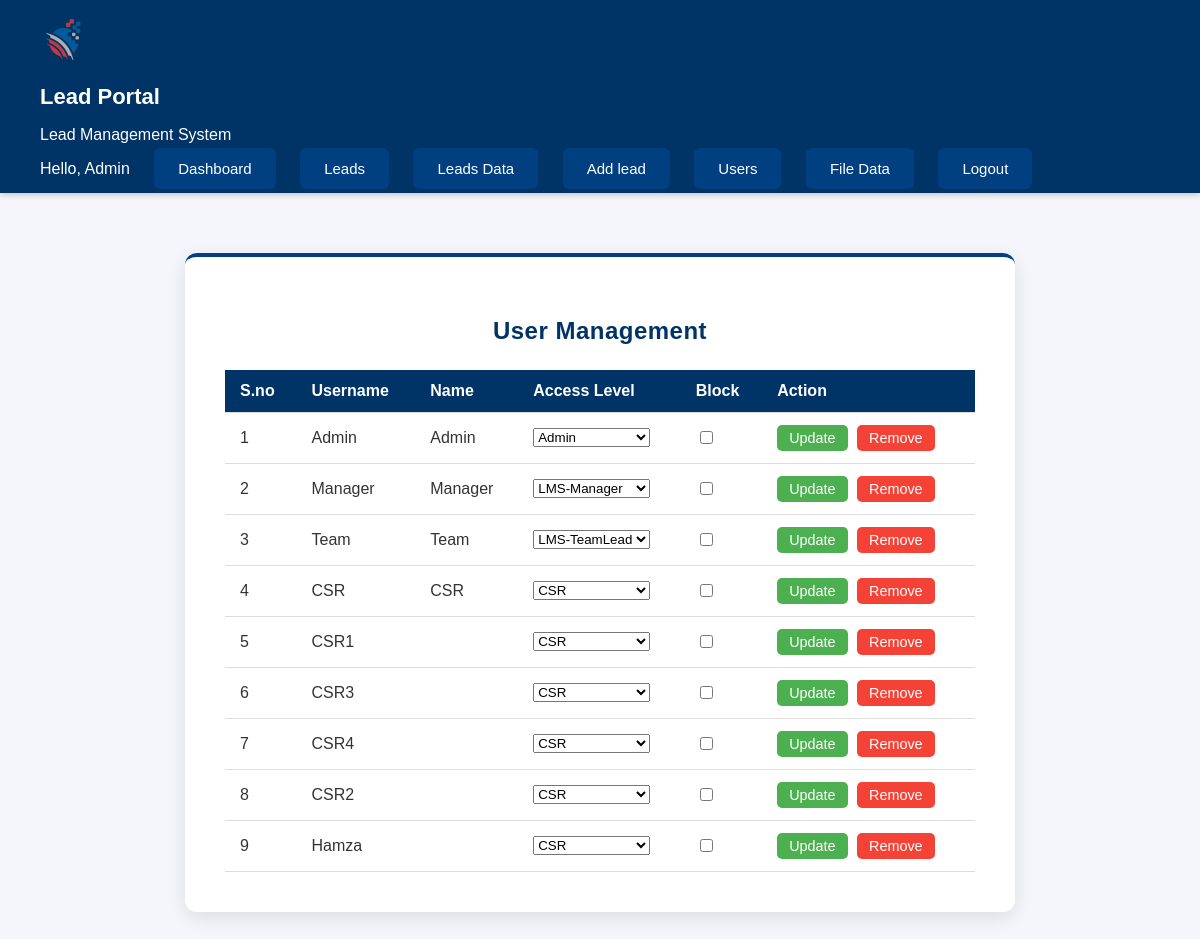
/public/admin_user.php (signed in), run on an earlier commit of the app's database.
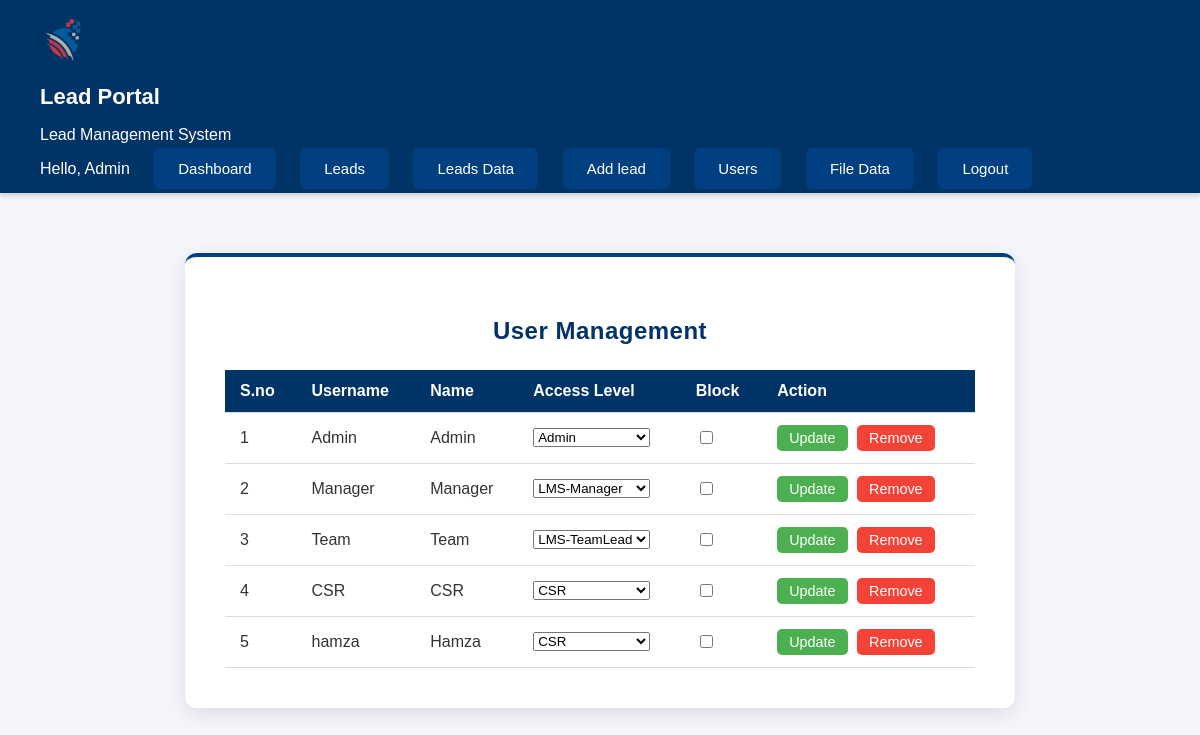
And on a later commit of the database.
### tables this page shows
CREATE TABLE `tbl_users` (
  `id` int(11) NOT NULL,
  `username` varchar(100) NOT NULL,
  `password` varchar(255) NOT NULL,
  `employee_id` int(11) DEFAULT NULL,
  `access_level` tinyint(4) NOT NULL DEFAULT 4,
  `is_blocked` tinyint(1) DEFAULT 0,
  `created_at` timestamp NOT NULL DEFAULT current_timestamp()
);

CREATE TABLE `employee_data` (
  `id` int(11) NOT NULL,
  `name` varchar(255) NOT NULL,
  `email` varchar(255) NOT NULL,
  `designation` varchar(100) DEFAULT NULL,
  `phone` varchar(50) DEFAULT NULL,
  `created_at` timestamp NOT NULL DEFAULT current_timestamp()
);

### includes/db.php (called while the page is built, shortened)
<?php
$DB_HOST = 'localhost';
$DB_NAME = 'lead_portal';
$DB_USER = 'root';
$DB_PASS = '';
$mysqli = new mysqli($DB_HOST, $DB_USER, $DB_PASS, $DB_NAME);
$mysqli->set_charset('utf8mb4');
function esc($s)
{
global $mysqli;
return htmlspecialchars($mysqli->real_escape_string($s));
}

### public/admin_user.php (the view, shortened to what this page needs)
<?php
require_once __DIR__ . '/../includes/db.php';
require_once __DIR__ . '/../includes/header.php';
$users = $mysqli->query("SELECT u.id, u.username, e.name, u.access_level, u.is_blocked
                         FROM tbl_users u
                         LEFT JOIN employee_data e ON u.employee_id = e.id
                         ORDER BY u.access_level ASC");
?>
<div class="card">
    <h2>User Management</h2>
    <table class="table">
        <thead>
            <tr>
                <th>S.no</th>
                <th>Username</th>
                <th>Name</th>
                <th>Access Level</th>
                <th>Block</th>
                <th>Action</th>
            </tr>
        </thead>
        <tbody>
            <?php $serial = 0; while($u = $users->fetch_assoc()): ?>
            <tr>
                <form method="POST">
                    <td>
                        <?php echo ++$serial; ?>
                    </td>
                    <td><?php echo esc($u['username']); ?></td>
                    <td><?php echo esc($u['name']); ?></td>
                    <td>
                        <select name="access_level">
                            <option value="1" <?php if($u['access_level']==1) echo 'selected'; ?>>Admin</option>
                            <option value="2" <?php if($u['access_level']==2) echo 'selected'; ?>>LMS-Manager</option>
                            <option value="3" <?php if($u['access_level']==3) echo 'selected'; ?>>LMS-TeamLead</option>
                            <option value="4" <?php if($u['access_level']==4) echo 'selected'; ?>>CSR</option>
                        </select>
                    </td>
                    <td>
                        <input type="checkbox" name="is_blocked" <?php if($u['is_blocked']) echo 'checked'; ?>>
                    </td>
                    <td>
                        <button type="submit" name="update" class="btn">Update</button>
                        <button type="submit" name="remove" class="btn btn-danger" onclick="return confirm('Are you sure you want to remove this user?');">Remove</button>
                    </td>
                </form>
            </tr>
            <?php endwhile; ?>
        </tbody>
    </table>
</div>

What changed in the data, as far as the page shows it:
removed tbl_users: username "CSR1", access_level "CSR"
removed tbl_users: username "CSR3", access_level "CSR"
removed tbl_users: username "CSR4", access_level "CSR"
removed tbl_users: username "CSR2", access_level "CSR"
removed tbl_users: username "Hamza", access_level "CSR"
added tbl_users: username "hamza", employee.name "Hamza", access_level "CSR"
